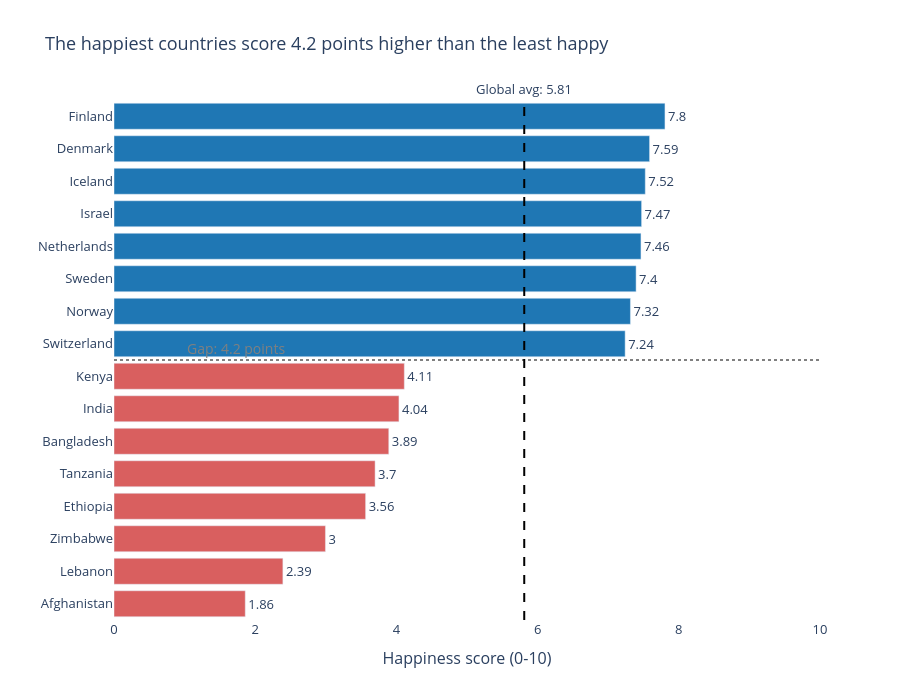

The notebook cell saved with this chart:
### Markdown cell above
---
## Task 2 — Bottom vs. Top: A Contrast Story

**What to build:** A bar chart that highlights the **gap between the happiest and least happy countries**, focusing on a specific insight.

**Requirements:**
- Show the **top 8 AND bottom 8 countries** together (16 bars total)
- Use **colour** to distinguish the two groups (not Plotly's default rainbow)
- Add a **visual separator or annotation** that emphasises the gap
- Insight title that tells the story of the gap

**Hint:** Use `pd.concat([df.nlargest(8,'Happiness_Score'), df.nsmallest(8,'Happiness_Score')])` to get both groups.

**Stretch goal:** Add a vertical reference line showing the global average.

### Code cell
# Task 2: Top 8 vs. Bottom 8 contrast
# ------------------------------------

# Step 1: Get top and bottom countries
top8 = df.nlargest(8, 'Happiness_Score').copy()
top8['Group'] = 'Top 8'
bottom8 = df.nsmallest(8, 'Happiness_Score').copy()
bottom8['Group'] = 'Bottom 8'

combined = pd.concat([bottom8, top8]).sort_values('Happiness_Score')
global_avg = df['Happiness_Score'].mean()
print(f"Global average: {global_avg:.2f}")

# Step 2: Build your chart
gap = top8['Happiness_Score'].mean() - bottom8['Happiness_Score'].mean()

fig = go.Figure(go.Bar(
    x=combined['Happiness_Score'],
    y=combined['Country'],
    orientation='h',
    marker_color=combined['Group'].map({'Top 8': '#1F77B4', 'Bottom 8': '#D95F5F'}),
    text=combined['Happiness_Score'].round(2),
    textposition='outside',
))

# Visual separator between the bottom 8 and top 8
fig.add_hline(y=7.5, line_dash='dot', line_color='gray')

# Stretch: global average line
fig.add_vline(x=global_avg, line_dash='dash', line_color='black',
              annotation_text=f'Global avg: {global_avg:.2f}',
              annotation_position='top')

fig.add_annotation(x=1, y=7.5, text=f'Gap: {gap:.1f} points',
                   showarrow=False, font=dict(size=14, color='gray'),
                   xanchor='left', yanchor='bottom')

fig.update_layout(
    title=f"The happiest countries score {gap:.1f} points higher than the least happy",
    xaxis=dict(title='Happiness score (0-10)', range=[0, 10]),
    yaxis=dict(title=''),
    plot_bgcolor='White',
    font=dict(size=13),
    showlegend=False,
    height=700,
)
fig.show()

### Figure 1 — Plotly figure (JSON) as saved in the notebook; plotly's stock layout.template omitted (floating-point values rounded to 4 significant figures)
{"data": [{"marker": {"color": ["#D95F5F", "#D95F5F", "#D95F5F", "#D95F5F", "#D95F5F", "#D95F5F", "#D95F5F", "#D95F5F", "#1F77B4", "#1F77B4", "#1F77B4", "#1F77B4", "#1F77B4", "#1F77B4", "#1F77B4", "#1F77B4"]}, "orientation": "h", "text": [1.86, 2.39, 3.0, 3.56, 3.7, 3.89, 4.04, 4.11, 7.24, 7.32, 7.4, 7.46, 7.47, 7.52, 7.59, 7.8], "textposition": "outside", "type": "bar", "x": [1.859, 2.392, 2.995, 3.564, 3.698, 3.892, 4.036, 4.112, 7.24, 7.315, 7.395, 7.464, 7.473, 7.525, 7.586, 7.804], "y": ["Afghanistan", "Lebanon", "Zimbabwe", "Ethiopia", "Tanzania", "Bangladesh", "India", "Kenya", "Switzerland", "Norway", "Sweden", "Netherlands", "Israel", "Iceland", "Denmark", "Finland"]}], "layout": {"annotations": [{"showarrow": false, "text": "Global avg: 5.81", "x": 5.811, "xanchor": "center", "xref": "x", "y": 1, "yanchor": "bottom", "yref": "y domain"}, {"font": {"color": "gray", "size": 14}, "showarrow": false, "text": "Gap: 4.2 points", "x": 1, "xanchor": "left", "y": 7.5, "yanchor": "bottom"}], "font": {"size": 13}, "height": 700, "plot_bgcolor": "White", "shapes": [{"line": {"color": "gray", "dash": "dot"}, "type": "line", "x0": 0, "x1": 1, "xref": "x domain", "y0": 7.5, "y1": 7.5, "yref": "y"}, {"line": {"color": "black", "dash": "dash"}, "type": "line", "x0": 5.811, "x1": 5.811, "xref": "x", "y0": 0, "y1": 1, "yref": "y domain"}], "showlegend": false, "title": {"text": "The happiest countries score 4.2 points higher than the least happy"}, "xaxis": {"range": [0, 10], "title": {"text": "Happiness score (0-10)"}}, "yaxis": {"title": {"text": ""}}}}
